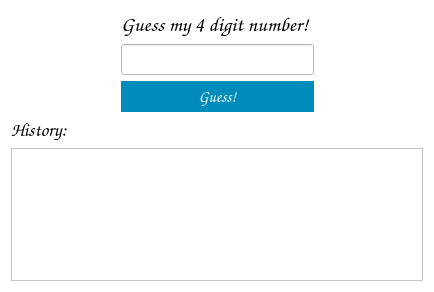
<?xml version="1.0" encoding="UTF-8"?>
<ui version="4.0">
 <class>Form</class>
 <widget class="QWidget" name="Form">
  <property name="enabled">
   <bool>true</bool>
  </property>
  <property name="geometry">
   <rect>
    <x>0</x>
    <y>0</y>
    <width>434</width>
    <height>292</height>
   </rect>
  </property>
  <property name="windowTitle">
   <string>Guess My Number!</string>
  </property>
  <property name="windowIcon">
   <iconset resource="img/icons.qrc">
    <normaloff>:/mainIcon.ico</normaloff>:/mainIcon.ico</iconset>
  </property>
  <property name="styleSheet">
   <string notr="true">QWidget{
background-color: #fff;
}

QPushButton{
background-color: #008CBA;
color: white;
font-size: 16px;
padding: 5px 0;
border: 0;
font-family: &quot;Comic Sans MS&quot;;
font-weight: bold;

}

QPushButton:hover{
background-color: rgb(0, 170, 255);
}

QPushButton:pressed{
background-color: blue;
}



</string>
  </property>
  <layout class="QGridLayout" name="gridLayout">
   <item row="0" column="0">
    <spacer name="horizontalSpacer">
     <property name="orientation">
      <enum>Qt::Horizontal</enum>
     </property>
     <property name="sizeHint" stdset="0">
      <size>
       <width>73</width>
       <height>20</height>
      </size>
     </property>
    </spacer>
   </item>
   <item row="3" column="2">
    <spacer name="horizontalSpacer_8">
     <property name="orientation">
      <enum>Qt::Horizontal</enum>
     </property>
     <property name="sizeHint" stdset="0">
      <size>
       <width>69</width>
       <height>20</height>
      </size>
     </property>
    </spacer>
   </item>
   <item row="0" column="1">
    <widget class="QLabel" name="label">
     <property name="font">
      <font>
       <family>Comic Sans MS</family>
       <pointsize>16</pointsize>
       <weight>75</weight>
       <bold>true</bold>
      </font>
     </property>
     <property name="text">
      <string>Guess my 4 digit number!</string>
     </property>
    </widget>
   </item>
   <item row="1" column="1">
    <widget class="QLineEdit" name="lineEdit">
     <property name="enabled">
      <bool>true</bool>
     </property>
     <property name="font">
      <font>
       <pointsize>14</pointsize>
       <weight>75</weight>
       <bold>true</bold>
      </font>
     </property>
     <property name="alignment">
      <set>Qt::AlignCenter</set>
     </property>
    </widget>
   </item>
   <item row="4" column="0" colspan="3">
    <widget class="QTextEdit" name="textEdit">
     <property name="enabled">
      <bool>true</bool>
     </property>
     <property name="font">
      <font>
       <pointsize>10</pointsize>
      </font>
     </property>
     <property name="textInteractionFlags">
      <set>Qt::TextSelectableByKeyboard|Qt::TextSelectableByMouse</set>
     </property>
    </widget>
   </item>
   <item row="2" column="2">
    <spacer name="horizontalSpacer_7">
     <property name="orientation">
      <enum>Qt::Horizontal</enum>
     </property>
     <property name="sizeHint" stdset="0">
      <size>
       <width>69</width>
       <height>20</height>
      </size>
     </property>
    </spacer>
   </item>
   <item row="2" column="0">
    <spacer name="horizontalSpacer_3">
     <property name="orientation">
      <enum>Qt::Horizontal</enum>
     </property>
     <property name="sizeHint" stdset="0">
      <size>
       <width>73</width>
       <height>20</height>
      </size>
     </property>
    </spacer>
   </item>
   <item row="2" column="1">
    <widget class="QPushButton" name="pushButton">
     <property name="font">
      <font>
       <family>Comic Sans MS</family>
       <pointsize>-1</pointsize>
       <weight>75</weight>
       <bold>true</bold>
      </font>
     </property>
     <property name="text">
      <string>Guess!</string>
     </property>
    </widget>
   </item>
   <item row="1" column="2">
    <spacer name="horizontalSpacer_6">
     <property name="orientation">
      <enum>Qt::Horizontal</enum>
     </property>
     <property name="sizeHint" stdset="0">
      <size>
       <width>69</width>
       <height>20</height>
      </size>
     </property>
    </spacer>
   </item>
   <item row="1" column="0">
    <spacer name="horizontalSpacer_2">
     <property name="orientation">
      <enum>Qt::Horizontal</enum>
     </property>
     <property name="sizeHint" stdset="0">
      <size>
       <width>73</width>
       <height>20</height>
      </size>
     </property>
    </spacer>
   </item>
   <item row="0" column="2">
    <spacer name="horizontalSpacer_5">
     <property name="orientation">
      <enum>Qt::Horizontal</enum>
     </property>
     <property name="sizeHint" stdset="0">
      <size>
       <width>69</width>
       <height>20</height>
      </size>
     </property>
    </spacer>
   </item>
   <item row="3" column="0">
    <widget class="QLabel" name="label_2">
     <property name="font">
      <font>
       <family>Comic Sans MS</family>
       <pointsize>14</pointsize>
       <weight>75</weight>
       <bold>true</bold>
      </font>
     </property>
     <property name="text">
      <string>History:</string>
     </property>
    </widget>
   </item>
  </layout>
 </widget>
 <resources>
  <include location="img/icons.qrc"/>
 </resources>
 <connections/>
</ui>
